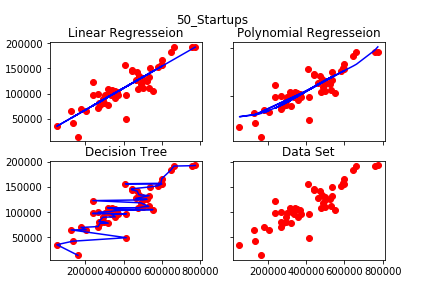

Reproduce this figure in Python.
# Polynomial Regression

# Importing the libraries
import numpy as np
import matplotlib.pyplot as plt
import pandas as pd

# Importing the dataset
dataset = pd.read_csv('50_Startups.csv')
a = dataset.iloc[:, 0:1].values
b = dataset.iloc[:, 1:2].values
c = dataset.iloc[:, 2:3].values
X=a+b+c
y = dataset.iloc[:, 4].values

# Splitting the dataset into the Training set and Test set
"""from sklearn.cross_validation import train_test_split
X_train, X_test, y_train, y_test = train_test_split(X, y, test_size = 0.2, random_state = 0)"""


# Fitting Linear Regression to the dataset
from sklearn.linear_model import LinearRegression
lin_reg = LinearRegression()
lin_reg.fit(X, y)

# Fitting Polynomial Regression to the dataset
from sklearn.preprocessing import PolynomialFeatures
poly_reg = PolynomialFeatures(degree = 5)
X_poly = poly_reg.fit_transform(X)
poly_reg.fit(X_poly, y)
lin_reg_2 = LinearRegression()
lin_reg_2.fit(X_poly, y)

from sklearn.tree import DecisionTreeRegressor
regressor = DecisionTreeRegressor(random_state = 0)
regressor.fit(X, y)


fig, ((ax1, ax2), (ax3, ax4)) = plt.subplots(2,2)
fig.suptitle('50_Startups')
ax1.set_title('Linear Regresseion')
ax1.scatter(X, y, color = 'red')
ax1.plot(X, lin_reg.predict(X), color = 'blue')
ax2.set_title('Polynomial Regresseion')
ax2.scatter(X, y, color = 'red')
ax2.plot(X, lin_reg_2.predict(poly_reg.fit_transform(X)), color = 'blue')
ax3.set_title('Decision Tree')
ax3.scatter(X, y, color = 'red')
ax3.plot(X, regressor.predict(X), color = 'blue')
ax4.set_title('Data Set')
ax4.scatter(X, y, color = 'red')

for ax in fig.get_axes():
    ax.label_outer()


# Predicting a new result with Linear Regression
lin_reg.predict([[6.5]])

# Predicting a new result with Polynomial Regression
lin_reg_2.predict(poly_reg.fit_transform([[6.5]]))

# Predicting a new result
y_pred = regressor.predict([[6.5]])
